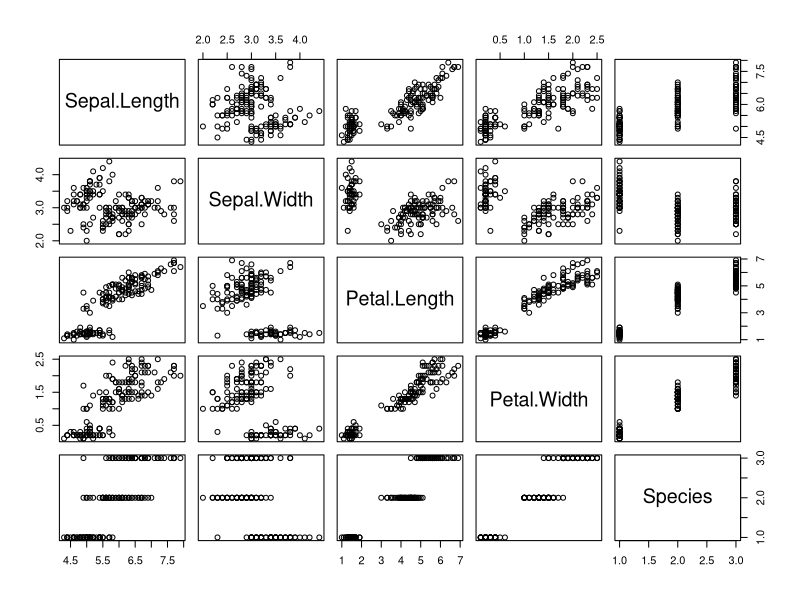
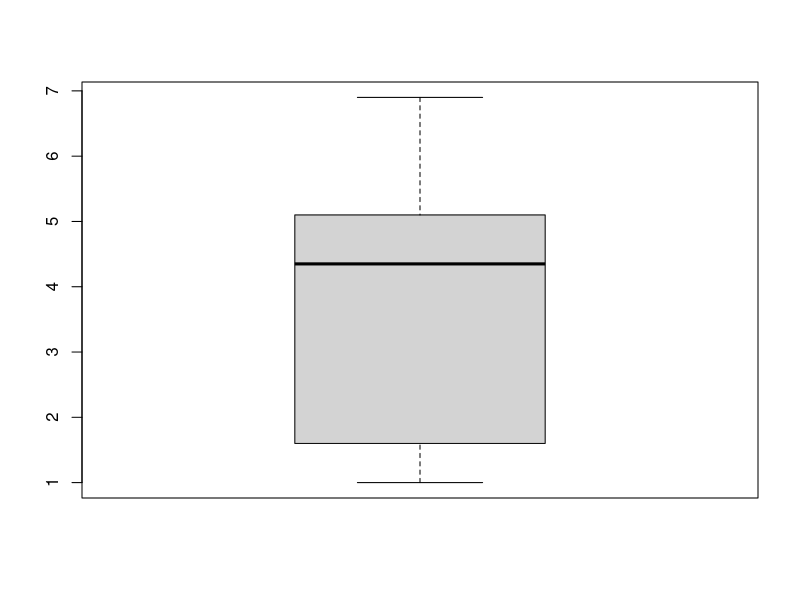

Write R code to recreate these figures, in order. (Note: this script raises an error after producing the figures.)
head(iris)
plot(iris)
View(iris)
head(iris)
class(iris)
 str(iris)
summary(iris)
attitude[2:5,1:4]
PL <- iris$Petal.Length
PL
mean(PL)
boxplot(PL)
SL <-iris$Sepal.Length
mean(SL)
View(cars)

#class用来检查data structure
class(mtcars) 
boxplot(mtcars.mpg)
View(mtcars)
boxplot(mtcars$mpg)

x = rnorm(500)
plot(x)
qqnorm(x)
qqline(x)
hist(x)
lag.plot(x)

plot(SL)
lag.plot(SL)
qqnorm(SL)
qqline(SL)
hist(SL)
t.test(PL[1:50],mu=1.5)
t.test(SL[1:50],mu=5)

SW <- iris$Sepal.Width
SW
shapiro.test(SW)
hist(SW)
qqnorm(SW)
qqline(SW)

#1.5 analyzing a categorical variable
counts <- table(iris$Species)
counts
pie(counts)
barplot(counts)

#1.6 The relationship betwen two numerical variables

#以下部分是关于散点图和拟合直线和曲线及其他元素的添加方式
par(mfrow=c(1,1), mai=c(0.7, 0.7, 0.4, 0.4), cex=0.8)
set.seed(1)
x <- rnorm(200)      #产生200个服从正态分布的随机数 
y <- 1+2*x+rnorm(200)
d <- data.frame(x, y)
plot(x, y)   # 绘制散点图
#综合定制示例
plot(x, y, xlab='x=自变量', ylab='y=因变量')  # 添加坐标轴标题
grid(col='grey60')                            # 添加网格线
axis(side=4, col.ticks='blue', lty=1)         # 绘制坐标轴
polygon(d[chull(d),], lty=6, lwd=1, col='lightgreen') # 添加多边形
points(d)                                     # 重新绘制散点图
points(mean(x), mean(y), pch=19, cex=5, col=2)# 添加均值点
abline(v=mean(x), h=mean(y), lty=2, col='gray30') # 添加均值水平线和垂直线
abline(lm(y~x), lwd=2, col=2)                 # 添加回归直线
lines(lowess(y~x, f=1/6), col=4, lwd=2, lty=6)# 添加拟合曲线
segments(-0.8, 0, -1.6, 3.3, lty=6, col='blue')# 添加线段
arrows(0.45, -2.2, -0.8, -0.6, code=2, angle=25, length=0.06, col=2) 
# 添加带箭头的线段
text(-2.2, 3.5, labels=expression('拟合的曲线'), adj=c(-0.1, -0.02),col=4) 
# 添加注释文本
rect(0.4, -1.6, 1.6, -3.5, col='pink', border='grey60') # 添加矩形
mtext(expression(hat(y)==hat(beta)[0]+hat(beta)[1]*x), cex=0.9, side=1,
      line=-5.3, adj=0.72)                    # 添加注释表达式
legend('topleft', legend=c('拟合的直线', '拟合的曲线'), lty=c(1, 6), 
       col=c(2, 4), cex=0.8, fill=c('red', 'blue'), box.col='grey60',
       ncol=1, inset=0.02)                    # 添加图例
title('散点图及拟合直线和曲线\n并为图形添加新的元素', 
      cex.main=0.8, font.main=4)              # 添加标题并换行，使用斜体字
box(col=4, lwd=2)                             # 添加边框 


#网页教学内容的正文从这里开始
PW <- iris$Petal.Width
plot(PW,PL)

SP <- as.factor(iris$Species)
plot(PW,PL,col=SP)
legend("topleft",levels(SP), fill=1:3)
str(SP)
cor(PW, PL)
text(1.5, 1.5, paste("R=0.96"))

model <- lm(PL~PW)
summary(model)
abline(model)
plot(model)


newcyl <-  as.factor(mtcars$cyl) 
plot(mtcars$mpg,mtcars$disp,col=newcyl)
legend("topright",levels(newcyl),fill = 1:3)

?plot

SP <- as.factor(iris$Species)
plot(SW,SL,col=SP)
legend("topleft",levels(SP), fill=1:3)
model2 <- lm(SL~SW)
summary(model2)
abline(lm(SL~SW))
cor(SW,SL)
text(4.0,4.5,paste("R=-0.12"))


plot(model2)

plot(SW[1:50],SL[1:50])
cor(SW[1:50],SL[1:50])


#1.7 Testing the differences between two groups
boxplot(SW~SP)
VersiSW <- iris$Sepal.Width[51:100]
VirgiSW <- iris$Sepal.Width[101:150]
t.test(VersiSW,VirgiSW)


#1.8 Testing the difference among multiple groups (ANOVA)
summary(aov(SW ~ SP))
boxplot(PW~SP)
summary(aov(PW~SP))







